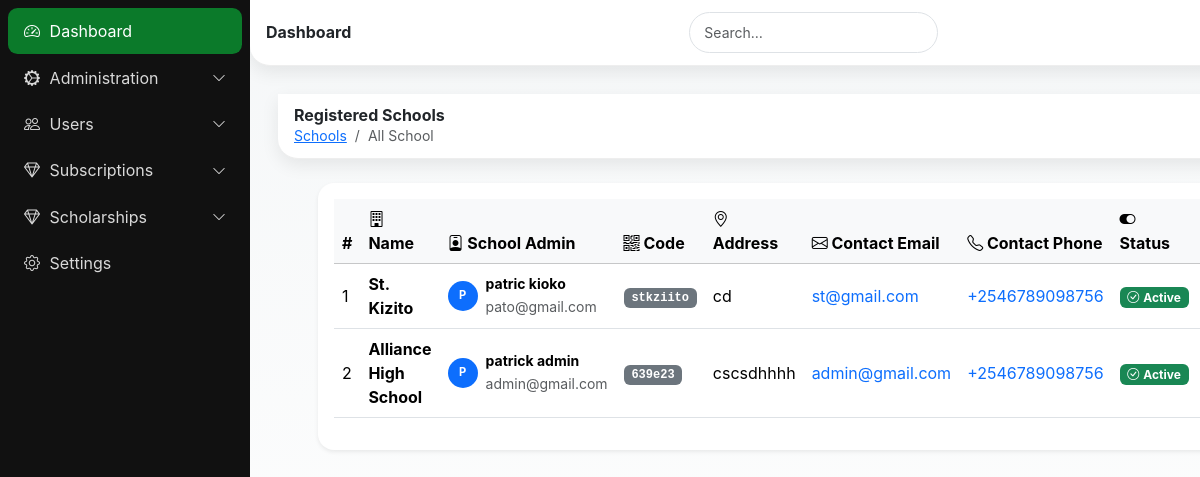
The page /school-list/ (signed in) on the database its author committed.
### school/models.py (models this page shows, shortened)
class School(models.Model):
    name = models.CharField(max_length=255)
    school_admin = models.OneToOneField(User, on_delete=models.CASCADE, related_name='school_admin_profile')
    code = models.CharField(max_length=50, unique=True)
    address = models.TextField(blank=True)
    contact_email = models.EmailField()
    contact_phone = models.CharField(max_length=15)
    created_at = models.DateTimeField(auto_now_add=True)
    is_active = models.BooleanField(default=True)

### userauths/models.py (models this page shows, shortened)
class User(AbstractUser):
    COUNTRY_CURRENCY_MAP = {
        'KENYA': 'KES',
        'UGANDA': 'UGX',
    }
    username = None  # Disable username field
    phone_number = models.CharField(max_length=15, unique=True)
    country = models.CharField(max_length=15,blank=True, null=True)
    email = models.EmailField(unique=True)
    first_name = models.CharField(max_length=50)
    last_name = models.CharField(max_length=50)
    is_staff = models.BooleanField(default=False)
    is_superuser = models.BooleanField(default=False)
    is_admin = models.BooleanField(default=False)
    school_staff = models.BooleanField(default=False)
    is_student = models.BooleanField(default=False)
    is_teacher = models.BooleanField(default=False)
    is_parent = models.BooleanField(default=False)
    is_active = models.BooleanField(default=True)
    is_verified = models.BooleanField(default=False)
    created_at = models.DateTimeField(auto_now_add=True)
    updated_at = models.DateTimeField(auto_now=True)
    objects = CustomUserManager()
    USERNAME_FIELD = 'email'  # Use email as the username field
    REQUIRED_FIELDS = ['first_name', 'last_name', 'phone_number']  # Required fields for createsuperuser
    class Meta:
        ordering = ['-created_at']

### kiswate_digital_app/views.py (the view, shortened to what this page needs)
# urls.py: path("school-list/", views.school_list, name="school_list"),
@login_required
def school_list(request):
    if not request.user.is_superuser:
        messages.error(request, "Access denied: Superuser privileges required.")
        return redirect('dashboard')
    if request.method == 'POST':
        form = SchoolCreationForm(request.POST)
        if form.is_valid():
            school, password = form.save()
            messages.success(
                request,
                f'Successfully created school "{school.name}" ({school.code}). '
                f'Admin: {school.school_admin.get_full_name()}. '
                f'Temporary password: <strong>{password}</strong>. '
                f'Email sent: {"Yes" if form.cleaned_data["send_email"] else "No"}.'
            )
            logger.info(f"Created school {school.code} by superuser {request.user.email}.")
            return redirect('kiswate_digital_app:school_list')
        else:
            messages.error(request, "Please correct the form errors below.")
    else:
        form = SchoolCreationForm()
    query = request.GET.get('q', '')
    schools = School.objects.filter(is_active=True).order_by('-created_at')
    context = {
        'schools': schools,
        'form': form,
        'query': query,
    }
    return render(request, "Dashboard/school_list.html", context)

### templates/Dashboard/school_list.html (shortened to what this page needs)
{% extends 'Dashboard/base.html' %}
{% block content %}
  <header class="header d-flex align-items-center justify-content-between">
    <div class="d-flex align-items-center gap-2">
      <div>
        <h6 class="m-0 fw-bold">Registered Schools</h6>
        <nav aria-label="breadcrumb" class="small">
          <ol class="breadcrumb mb-0">
            <li class="breadcrumb-item"><a href="{% url 'kiswate_digital_app:school_list' %}">Schools</a></li>
            <li class="breadcrumb-item active" aria-current="page">All School</li>
          </ol>
        </nav>
      </div>
    </div>
  </header>
<section class="content container-fluid py-4">
  <div class="container">
    <div class="card shadow-sm border-0 rounded-4">
      <div class="card-body">
        <div class="table-responsive">
          <table class="table table-hover align-middle">
            <thead class="table-light">
              <tr>
                <th scope="col">#</th>
                <th scope="col"><i class="bi bi-building"></i> Name</th>
                <th scope="col"><i class="bi bi-person-badge"></i> School Admin</th>
                <th scope="col"><i class="bi bi-qr-code"></i> Code</th>
                <th scope="col"><i class="bi bi-geo-alt"></i> Address</th>
                <th scope="col"><i class="bi bi-envelope"></i> Contact Email</th>
                <th scope="col"><i class="bi bi-telephone"></i> Contact Phone</th>
                <th scope="col"><i class="bi bi-toggle-on"></i> Status</th>
                <th scope="col"> Subscription</th>
              </tr>
            </thead>
            <tbody>
              {% for school in schools %}
              <tr>
                <td>{{ forloop.counter }}</td>
                <td><strong>{{ school.name }}</strong></td>
                <td>
                  <div class="d-flex align-items-center">
                    {% if school.school_admin.profile_picture %}
                      <img src="{{ school.school_admin.profile_picture.url }}" class="rounded-circle me-2" width="30" height="30" alt="Admin">
                    {% else %}
                      <span class="avatar-placeholder bg-primary text-white rounded-circle d-flex align-items-center justify-content-center me-2 fw-bold" style="width: 30px; height: 30px; font-size: 0.7em;">
                        {{ school.school_admin.get_full_name.0|upper }}
                      </span>
                    {% endif %}
                    <div>
                      <small class="fw-bold d-block">{{ school.school_admin.get_full_name }}</small>
                      <small class="text-muted">{{ school.school_admin.email }}</small>
                    </div>
                  </div>
                </td>
                <td><code class="badge bg-secondary">{{ school.code }}</code></td>
                <td>{{ school.address|truncatewords:5|default:"N/A" }}</td>
                <td><a href="mailto:{{ school.contact_email }}" class="text-decoration-none">{{ school.contact_email }}</a></td>
                <td><a href="tel:{{ school.contact_phone }}" class="text-decoration-none">{{ school.contact_phone }}</a></td>
                <td>
                  {% if school.is_active %}
                    <span class="badge bg-success"><i class="bi bi-check-circle me-1"></i>Active</span>
                  {% else %}
                    <span class="badge bg-danger"><i class="bi bi-x-circle me-1"></i>Inactive</span>
                  {% endif %}
                </td>
                <td>
                </td>
              </tr>
              {% empty %}
              <tr><td colspan="9" class="text-center text-muted py-4">
                <i class="bi bi-building fs-1 text-muted mb-3 d-block"></i>
                No schools registered yet. <a href="#" data-bs-toggle="modal" data-bs-target="#addSchoolModal" class="text-primary">Create one now</a>.
              </td></tr>
              {% endfor %}
            </tbody>
          </table>
        </div>
      </div>
    </div>
  </div>
</section>
{% endblock %}

### static/css/dashboard.css (style rules this page uses)
:root { --kenya-green: #0b7a2a; --kenya-red: #bb0a21; --kenya-black: #111111; --kenya-white: #ffffff; --kenya-grey: #f5f7f8; --radius-xl: 1.25rem; --shadow-soft: 0 6px 18px rgba(0,0,0,.08); --space-compact: .5rem; }
* { box-sizing: border-box; }
html { font-size: 16px; overflow-x: hidden; }
html, body { height: 100%; margin: 0; padding: 0; }
body { background: linear-gradient(180deg, var(--kenya-grey), #fff); font-family: "Inter", -apple-system, BlinkMacSystemFont, "Segoe UI", Roboto, sans-serif; overflow-x: hidden; }
.header { background: #fff; box-shadow: var(--shadow-soft); border-radius: 0 0 var(--radius-xl) var(--radius-xl); padding: .45rem .85rem; position: sticky; top: 0; z-index: 10; width: 100%; }
.content { padding: 1.5rem; width: 100%; max-width: 100%; }
.table { width: 100%; }
.table-responsive { width: 100%; overflow-x: auto; -webkit-overflow-scrolling: touch; }
@media (min-width: 1200px) and (max-width: 1399px) { .content { padding: 1.75rem; } }

### templates/Dashboard/base.html (style rules this page uses)
.header { background: #fff; border-bottom: 1px solid #eee; padding: .75rem 1rem; position: sticky; top: 0; z-index: 1030; }

### rows shown on the page
School: name "St. Kizito", school_admin.get_full_name.0 "P", school_admin.get_full_name "patric kioko", school_admin.email "pato@gmail.com", code "stkziito", address "cd", contact_email "st@gmail.com", contact_phone "+2546789098756", is_active True (drawn)
School: name "Alliance High School", school_admin.get_full_name.0 "P", school_admin.get_full_name "patrick admin", school_admin.email "admin@gmail.com", code "639e23", address "cscsdhhhh", contact_email "admin@gmail.com", contact_phone "+2546789098756", is_active True (drawn)
